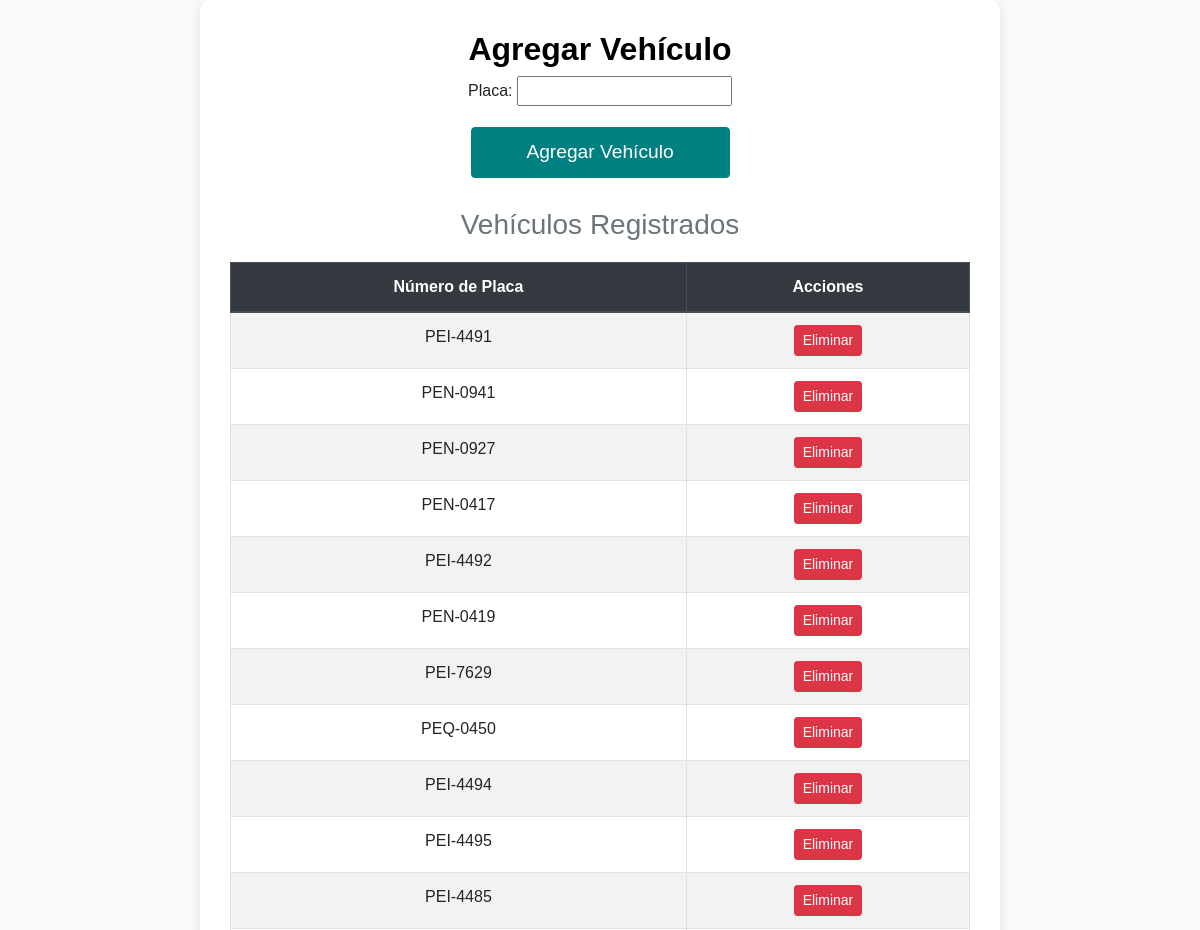
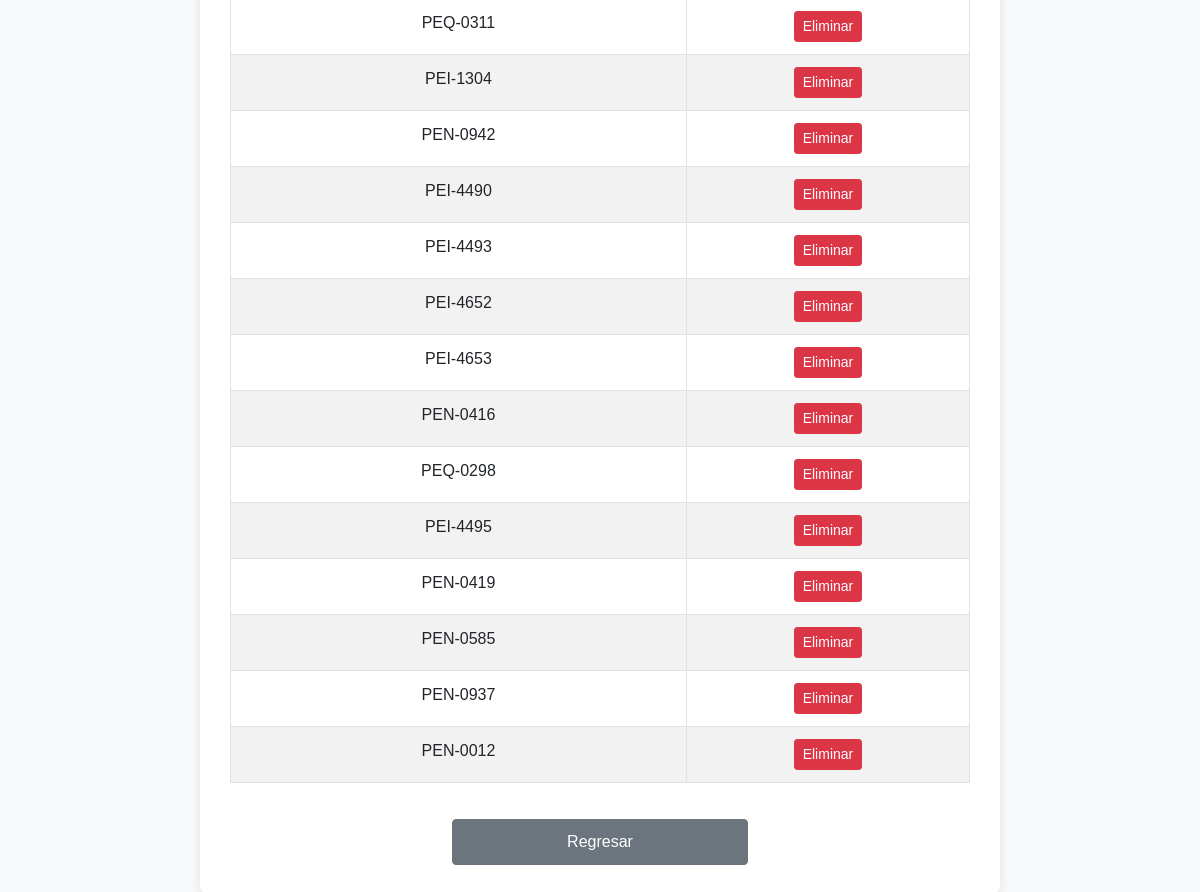
The page /app/agregar_vehiculo/ on the database its author committed (2 pictures, top to bottom).
### app/models.py (models this page shows)
class Vehiculo(models.Model):
    placa = models.CharField(max_length=10)

### app/views.py (the view)
# urls.py: path('agregar_vehiculo/', views.agregar_vehiculo_view, name='agregar_vehiculo'),
def agregar_vehiculo_view(request):
    if request.method == 'POST':
        form = VehiculoForm(request.POST)
        if form.is_valid():
            form.save()
            return redirect('registroViajes')
    else:
        form = VehiculoForm()
    vehiculos = Vehiculo.objects.all()
    return render(request, 'agregar_vehiculo.html', {'form': form, 'vehiculos': vehiculos})

### app/forms.py
class VehiculoForm(forms.ModelForm):
    class Meta:
        model = Vehiculo
        fields = ['placa']

### app/templates/agregar_vehiculo.html (shortened to what this page needs)
<!DOCTYPE html>
<html lang="es">
<head>
    <link rel="stylesheet" href="https://maxcdn.bootstrapcdn.com/bootstrap/4.5.2/css/bootstrap.min.css">
</head>
<body>
    <div class="container">
        <h2>Agregar Vehículo</h2>
        <form method="POST">
            {{ form.as_p }}
            <button type="submit" class="btn btn-primary">Agregar Vehículo</button>
        </form>
        <h3>Vehículos Registrados</h3>
        <table class="table table-bordered table-striped table-hover">
            <thead class="thead-dark">
                <tr>
                    <th>Número de Placa</th>
                    <th>Acciones</th>
                </tr>
            </thead>
            <tbody>
                {% for vehiculo in vehiculos %}
                <tr>
                    <td>{{ vehiculo.placa }}</td>
                    <td>
                        <form action="{% url 'eliminar_vehiculo' vehiculo.id %}" method="POST" style="display:inline;">
                            <button type="submit" class="btn btn-danger btn-sm">Eliminar</button>
                        </form>
                    </td>
                </tr>
                {% endfor %}
            </tbody>
        </table>
        <a href="{% url 'registroViajes' %}" class="btn btn-secondary">Regresar</a>
    </div>
</body>
</html>

### app/templates/agregar_vehiculo.html (style rules this page uses)
body { background-color: #f8f9fa; font-family: Arial, sans-serif; display: flex; justify-content: center; align-items: center; min-height: 100vh; margin: 0; }
.container { background-color: #ffffff; padding: 30px; border-radius: 10px; box-shadow: 0 4px 12px rgba(0, 0, 0, 0.1); max-width: 800px; width: 100%; text-align: center; }
h2 { color: #000; font-weight: bold; text-align: center; }
h3 { margin-top: 30px; color: #6c757d; text-align: center; }
form { margin-bottom: 30px; }
.btn-primary { background-color: #008080; border-color: #008080; width: 35%; padding: 10px; font-size: 1.2em; }
.btn-secondary { margin-top: 20px; padding: 10px 20px; width: 40%; }
table { text-align: center; margin-top: 20px; }
table th, table td { text-align: center; vertical-align: middle; }
.btn-danger { background-color: #dc3545; border-color: #dc3545; }
.table { margin-top: 20px; }

### rows shown on the page
Vehiculo: placa "PEI-4491"
Vehiculo: placa "PEN-0941"
Vehiculo: placa "PEN-0927"
Vehiculo: placa "PEN-0417"
Vehiculo: placa "PEI-4492"
Vehiculo: placa "PEN-0419"
Vehiculo: placa "PEI-7629"
Vehiculo: placa "PEQ-0450"
Vehiculo: placa "PEI-4494"
Vehiculo: placa "PEI-4495"
Vehiculo: placa "PEI-4485"
Vehiculo: placa "PEQ-0311"
Vehiculo: placa "PEI-1304"
Vehiculo: placa "PEN-0942"
Vehiculo: placa "PEI-4490"
Vehiculo: placa "PEI-4493"
Vehiculo: placa "PEI-4652"
Vehiculo: placa "PEI-4653"
Vehiculo: placa "PEN-0416"
Vehiculo: placa "PEQ-0298"
Vehiculo: placa "PEI-4495"
Vehiculo: placa "PEN-0419"
Vehiculo: placa "PEN-0585"
Vehiculo: placa "PEN-0937"
Vehiculo: placa "PEN-0012"
